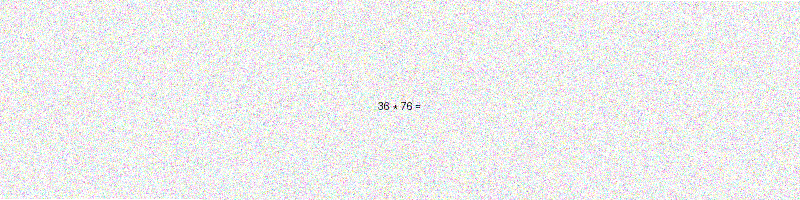
#> input picture ai-service/training_images/equation_000_var_1.png, 800 x 200 px
$ python -i trained_ocr_service.py   (imports and definitions only)
#> lines starting #> are read from the running program, lines starting #| are printed output that depends on the picture
#!/usr/bin/env python3

import cv2
import numpy as np
import pytesseract
from PIL import Image
import re
import json
import os
from typing import List, Dict, Tuple

class TrainedOCRService:
    def __init__(self):
        self.training_data = self.load_training_data()
        self.number_corrections = self.build_number_corrections()
        self.tesseract_configs = self.get_optimized_configs()

    def load_training_data(self) -> List[Dict]:
        """Load training metadata if available"""
        try:
            with open('training_metadata.json', 'r') as f:
#> (reads ai-service/training_metadata.json from the repository)
                return json.load(f)
        except FileNotFoundError:
            return []

    def build_number_corrections(self) -> Dict[str, str]:
        """Build comprehensive number correction mappings based on common OCR errors"""
        corrections = {
            # Common OCR misrecognitions for numbers
            'O': '0', 'o': '0', 'Q': '0', 'D': '0',
            'I': '1', 'l': '1', '|': '1', 'i': '1',
            'S': '5', 's': '5', '$': '5',
            'G': '6', 'g': '6',
            'T': '7', 't': '7',
            'B': '8', 'b': '8',
            'g': '9', 'q': '9',

            # Common OCR misrecognitions for letters in math
            'r': 'x', 'R': 'X',
            'J': '2', 'j': '2',
            'Z': '2', 'z': '2',
            'A': '4', 'a': '4',
            'E': '3', 'e': '3',

            # Common OCR misrecognitions for operators
            '—': '-', '–': '-', '−': '-',
            '×': '*', 'x': '*',
            '÷': '/', ':': '/',
            '=': '=', '≡': '=',

            # Common OCR misrecognitions for symbols
            '²': '^2', '³': '^3',
            '½': '1/2', '¼': '1/4', '¾': '3/4',
        }
        return corrections

    def get_optimized_configs(self) -> List[str]:
        """Get optimized Tesseract configurations for math OCR"""
        return [
            '--psm 6 -c tessedit_char_whitelist=0123456789+-*/=xX()[]{}^²³½¼¾',
            '--psm 7 -c tessedit_char_whitelist=0123456789+-*/=xX()[]{}^²³½¼¾',
            '--psm 8 -c tessedit_char_whitelist=0123456789+-*/=xX()[]{}^²³½¼¾',
            '--psm 13 -c tessedit_char_whitelist=0123456789+-*/=xX()[]{}^²³½¼¾',
            '--psm 6',
            '--psm 7',
            '--psm 8',
            '--psm 13',
        ]

    def preprocess_image(self, image: Image.Image) -> Image.Image:
        """Advanced image preprocessing for better number detection"""
        # Convert to numpy array
        img_array = np.array(image)

        # Convert to grayscale if needed
        if len(img_array.shape) == 3:
            img_array = cv2.cvtColor(img_array, cv2.COLOR_RGB2GRAY)
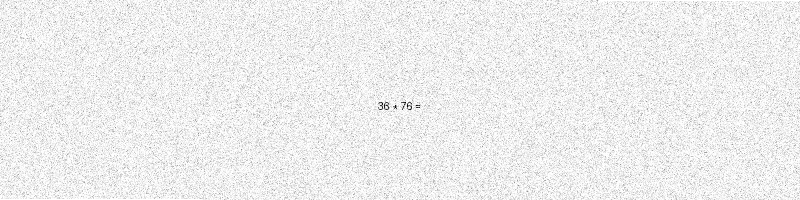
#> img_array: shape (200, 800); min 0, max 255, mean 237.4

        # Resize image for better OCR (Tesseract works better with larger images)
        height, width = img_array.shape
#> height = 200; width = 800
        if width < 300:
            scale_factor = 300 / width
            new_width = int(width * scale_factor)
            new_height = int(height * scale_factor)
            img_array = cv2.resize(img_array, (new_width, new_height), interpolation=cv2.INTER_CUBIC)

        # Apply Gaussian blur to reduce noise
        img_array = cv2.GaussianBlur(img_array, (3, 3), 0)

        # Apply adaptive thresholding for better contrast
        img_array = cv2.adaptiveThreshold(
            img_array, 255, cv2.ADAPTIVE_THRESH_GAUSSIAN_C, cv2.THRESH_BINARY, 11, 2
        )
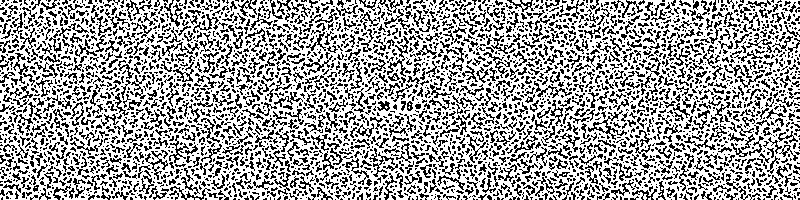
#> img_array: shape (200, 800); 64.7% white; black in thin lines or dots

        # Morphological operations to clean up the image
        kernel = np.ones((2, 2), np.uint8)
        img_array = cv2.morphologyEx(img_array, cv2.MORPH_CLOSE, kernel)
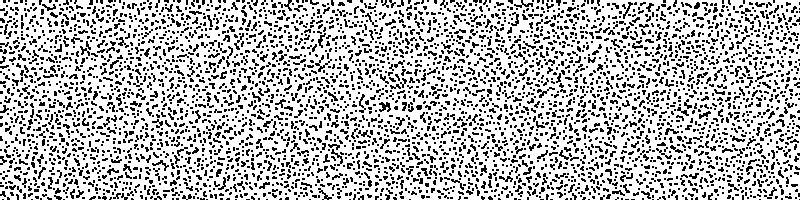
#> img_array: shape (200, 800); 73.7% white; black in thin lines or dots
        img_array = cv2.morphologyEx(img_array, cv2.MORPH_OPEN, kernel)
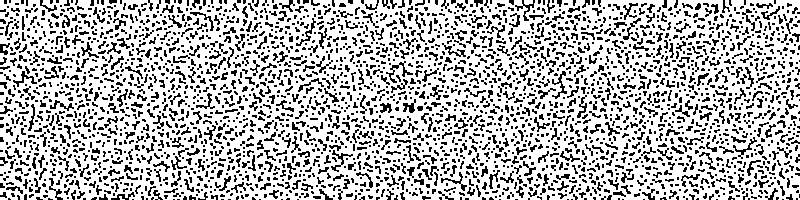
#> img_array: shape (200, 800); 72.2% white; black in thin lines or dots

        # Apply median filter to remove salt and pepper noise
        img_array = cv2.medianBlur(img_array, 3)
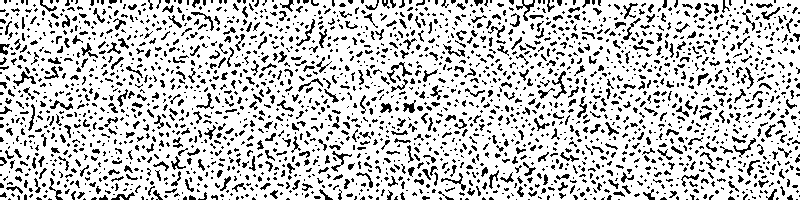
#> img_array: shape (200, 800); 78.9% white; black in thin lines or dots

        return Image.fromarray(img_array)

    # [171 lines left out: functions extract_text_with_multiple_configs, clean_math_text, is_valid_math_expression, extract_text_from_canvas, test_on_training_data, not called in this run]

>>> import cv2
>>> picture = cv2.cvtColor(cv2.imread('../../training_images/equation_000_var_1.png'), cv2.COLOR_BGR2RGB)
>>> result = TrainedOCRService().preprocess_image(picture)
